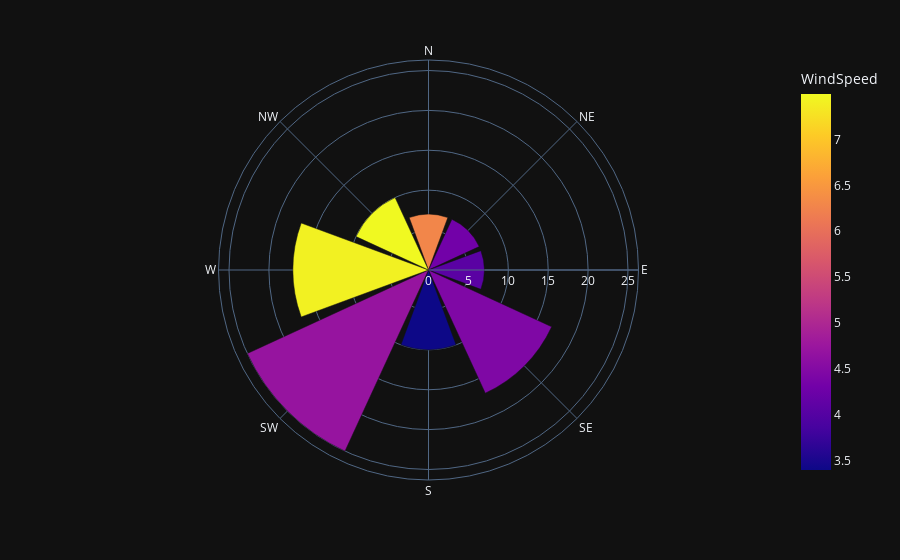

Notebook cell for this chart:
### Code cell
# Create a wind rose plot
fig = px.bar_polar(aggregated_data, r='Frequency', theta='WindDirBin', color='WindSpeed',
                   template='plotly_dark', color_discrete_sequence=px.colors.sequential.Plasma_r)
fig.show()

### Figure 1 — Plotly figure (JSON) as saved in the notebook; plotly's stock layout.template omitted (floating-point values rounded to 4 significant figures)
{"data": [{"hovertemplate": "Frequency=%{r}<br>WindDirBin=%{theta}<br>WindSpeed=%{marker.color}<extra></extra>", "legendgroup": "", "marker": {"color": [6.291, 4.31, 4.057, 4.447, 3.399, 4.705, 7.414, 7.495], "coloraxis": "coloraxis", "pattern": {"shape": ""}}, "name": "", "r": [7.0, 7.0, 7.0, 17, 10, 25, 17, 10], "showlegend": false, "subplot": "polar", "theta": ["N", "NE", "E", "SE", "S", "SW", "W", "NW"], "type": "barpolar"}], "layout": {"barmode": "relative", "coloraxis": {"colorbar": {"title": {"text": "WindSpeed"}}, "colorscale": [[0, "#0d0887"], [0.1111, "#46039f"], [0.2222, "#7201a8"], [0.3333, "#9c179e"], [0.4444, "#bd3786"], [0.5556, "#d8576b"], [0.6667, "#ed7953"], [0.7778, "#fb9f3a"], [0.8889, "#fdca26"], [1, "#f0f921"]]}, "legend": {"tracegroupgap": 0}, "margin": {"t": 60}, "polar": {"angularaxis": {"direction": "clockwise", "rotation": 90}, "domain": {"x": [0, 1], "y": [0, 1]}}}}
